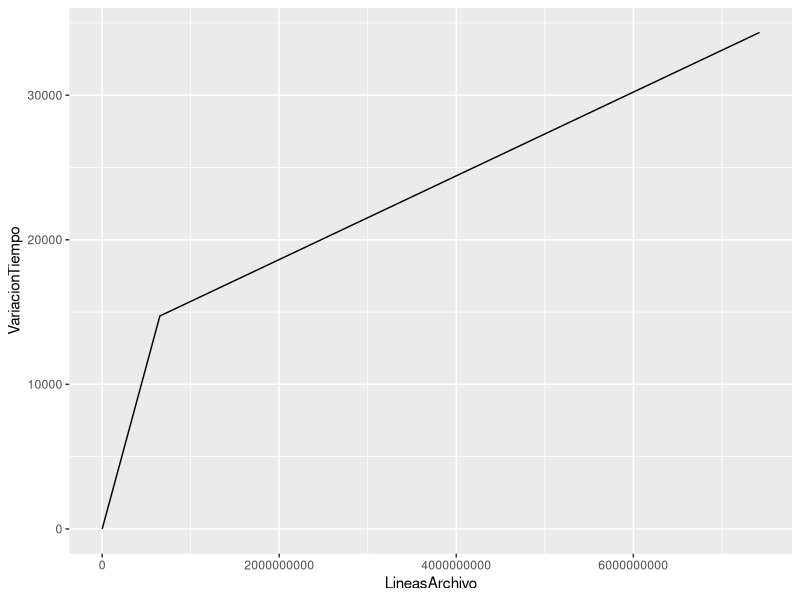

The R script that drew this image:
## ---- chunk 1
library(ggplot2)
## ---- chunk 2
tiemposBusquedaVecino <- read.csv("datos/timeResults.csv",sep = ";") #tiempos.csv
tiempoCompresion <- read.csv("datos/compresion.csv",sep = ";")
## ---- chunk 3
options(scipen = 999)
tiempoCompresion$VariacionTiempo = tiempoCompresion$TiempoFin - tiempoCompresion$TiempoInicio
tiemposBusquedaVecino$Tiempos = 
## ---- chunk 4
ggplot(tiemposBusquedaVecino, aes(x=SetDatos, y=Tiempos, color=Estructura)) + # fill=Estructura

  geom_boxplot() +

  labs(title= "Tiempos de búsqueda de vecinos (10000 datos)",
       color = "Estructura del Grafo",
       y = "Tiempo [ms] (log2)",
       x = "Set de datos") +

  theme(plot.title = element_text(hjust = 0.5)) +

  scale_y_continuous(trans='log10')

## ---- chunk 5
 ggplot(tiempoCompresion, aes(x=LineasArchivo, y=VariacionTiempo, group=1)) + geom_line()
